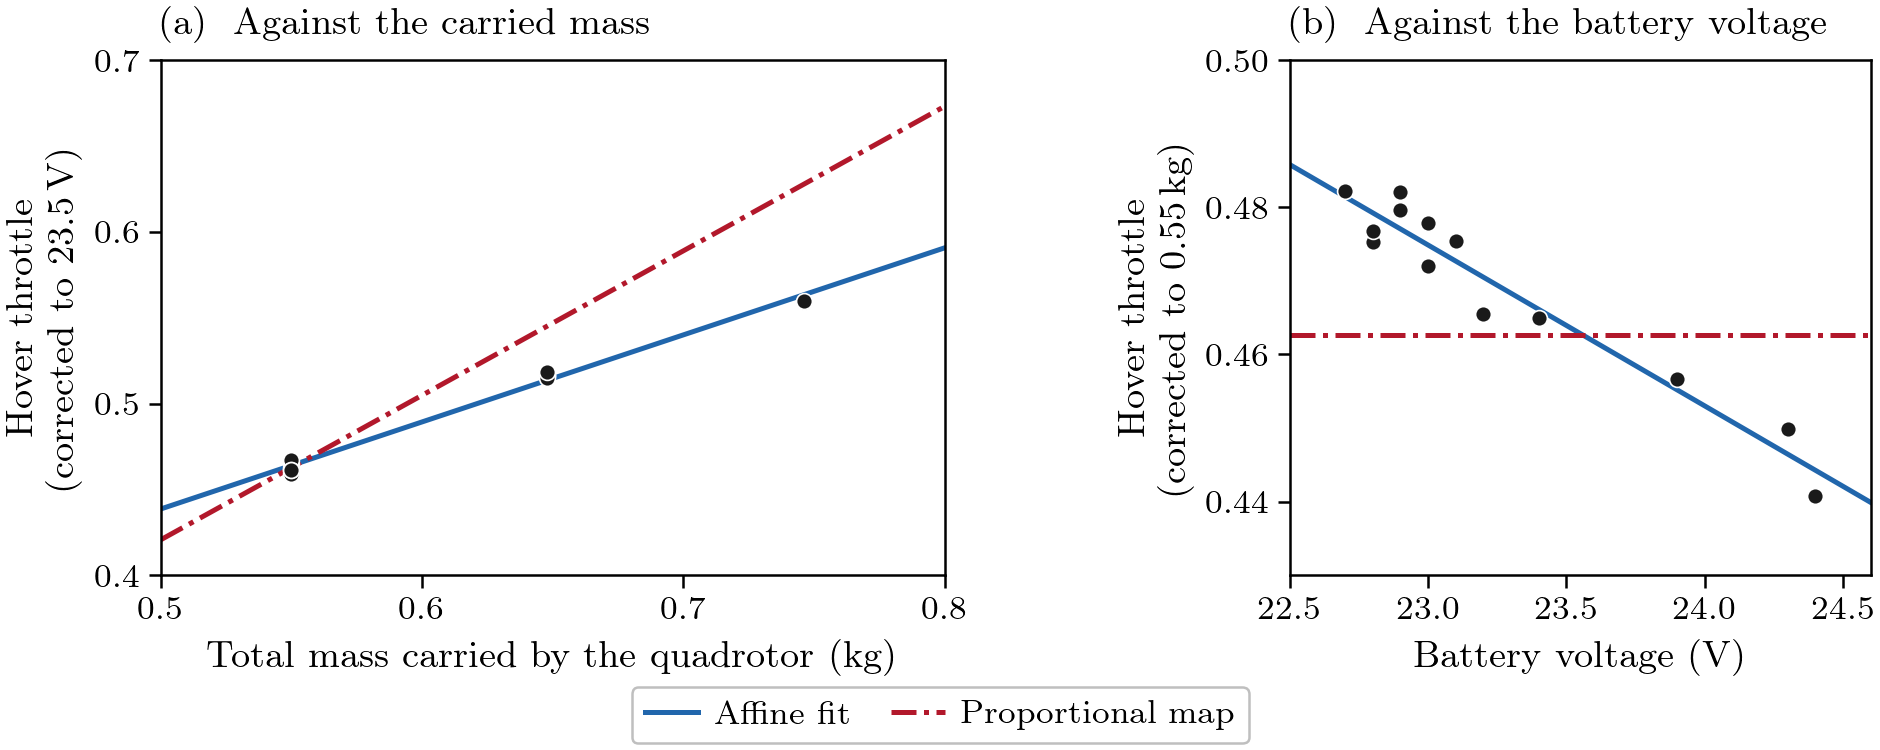

Here is the Python script that generated this plot:
#!/usr/bin/env python3
"""The thrust map (3.3.2; Wesley 8 Nov: a figure for the thrust map).

The one sentence: hover throttle grows affinely with the mass carried, with an offset of about 0.185 at zero mass, so a
proportional map identified at one hover point over-predicts the throttle once a mass is hung; the battery voltage
shifts the offset by about 0.022 per volt.
Hero: (a) the free hovers' throttle, corrected to the reference voltage, against the total mass (quadrotor as flown plus
the hung mass), with the affine fit (blue) and the proportional map through the unloaded hover point (red). (b) the
throttle corrected to the unloaded mass against the pack voltage: the affine fit slopes, the proportional map is flat.
8 Nov (Wesley): x from 0.5 kg, no offset label, no dashed extension or band, no labels on the lines (the legend names
them), the y labels as '(corrected to ...)'; the fit's numbers and errors go in the text.
Left out: which quadrotor each point is (the offsets differ by 0.006: in the text's fit), the tethered check.
Data: RIG-0930-ladder1 / ladder4, 13 free hovers (tools/test/fixtures/rig_0930/ladder_points.yaml), fitted exactly as
tools/thrust_fit.py fits them (steady_hover, fit).
"""
import os
import sys

import numpy as np

HERE = os.path.dirname(os.path.abspath(__file__))
sys.path.insert(0, HERE)
import review_style as S  # noqa: E402
sys.path.insert(0, S.TOOLS)
import thrust_fit as TF  # noqa: E402

S.HERE = HERE
SPEC = os.path.join(S.TOOLS, 'test', 'fixtures', 'rig_0930', 'ladder_points.yaml')


def main():
    law = TF.fit(TF.read_spec(SPEC))
    rows = law['rows']
    a_mean = float(np.nanmean([a for a in law['a'] if a == a]))
    print(f"n {law['n']}, a {[round(a, 3) for a in law['a']]}, b {law['b']:.3f}, c {law['c']:.4f}, "
          f"rms {law['rms']:.4f}, max {law['max']:.4f}")
    m = np.array([r['m'] for r in rows])
    u = np.array([r['u'] for r in rows])
    v = np.array([r['v'] for r in rows])
    off = np.array([law['a'][r['drone']] for r in rows])
    u_ref = u - law['c'] * (v - TF.V_REF)                  # throttle at the reference voltage
    u_m = u_ref - off + a_mean                             # and on the mean offset, for one fitted line
    # the proportional map: through zero and the unloaded hovers' mean (the map identified at hover)
    unl = np.isclose(m, TF.DRONE_KG)
    k_prop = float(np.mean(u_m[unl]) / TF.DRONE_KG)
    print(f"proportional: {k_prop:.3f} per kg = {TF.G / k_prop:.1f} N per unit throttle; "
          f"at {m.max():.3f} kg it predicts {k_prop * m.max():.3f} against the affine {a_mean + law['b'] * m.max():.3f}")

    S.setup()
    fig = S.figure('full', 2.5)
    gs = fig.add_gridspec(1, 2, width_ratios=[1.35, 1.0], wspace=0.16)
    a, b = fig.add_subplot(gs[0]), fig.add_subplot(gs[1])

    mm = np.linspace(0.5, 0.8, 20)
    line_aff, = a.plot(mm, a_mean + law['b'] * mm, color=S.BLUE, lw=S.LW_HERO)
    line_prop, = a.plot(mm, k_prop * mm, color=S.RED, lw=S.LW_HERO, ls=(0, (5, 1.5, 1, 1.5)))
    pts, = a.plot(m, u_m, 'o', ms=S.MS, color=S.INK, mec='white', mew=0.4, zorder=3)
    a.set_xlim(0.5, 0.8)
    a.set_ylim(0.4, 0.7)
    a.set_xticks([0.5, 0.6, 0.7, 0.8])
    a.set_xticklabels(['0.5', '0.6', '0.7', '0.8'])
    a.set_yticks([0.4, 0.5, 0.6, 0.7])
    a.set_yticklabels(['0.4', '0.5', '0.6', '0.7'])
    a.set_xlabel('Total mass carried by the quadrotor (kg)')
    a.set_ylabel(f'Hover throttle\n(corrected to {TF.V_REF:g}\\,V)')

    m0 = TF.DRONE_KG
    u_v = u - off + a_mean - law['b'] * (m - m0)           # throttle at the unloaded mass, on the mean offset
    vv = np.linspace(22.5, 24.6, 20)
    b.plot(vv, a_mean + law['b'] * m0 + law['c'] * (vv - TF.V_REF), color=S.BLUE, lw=S.LW_HERO)
    b.plot(vv, np.full_like(vv, k_prop * m0), color=S.RED, lw=S.LW_HERO, ls=(0, (5, 1.5, 1, 1.5)))
    b.plot(v, u_v, 'o', ms=S.MS, color=S.INK, mec='white', mew=0.4, zorder=3)
    b.set_xlim(22.5, 24.6)
    b.set_ylim(0.43, 0.50)
    b.set_yticks([0.44, 0.46, 0.48, 0.50])
    b.set_yticklabels(['0.44', '0.46', '0.48', '0.50'])
    b.set_xlabel('Battery voltage (V)')
    b.set_ylabel(f'Hover throttle\n(corrected to {m0:g}\\,kg)')
    S.panel(a, 'a', 'Against the carried mass')
    S.panel(b, 'b', 'Against the battery voltage')
    fig.align_ylabels((a, b))
    S.ps.legend_below(fig, [line_aff, line_prop], ['Affine fit', 'Proportional map'], ncol=2)
    S.save(fig, 'fig_thrust_map')


if __name__ == '__main__':
    main()
